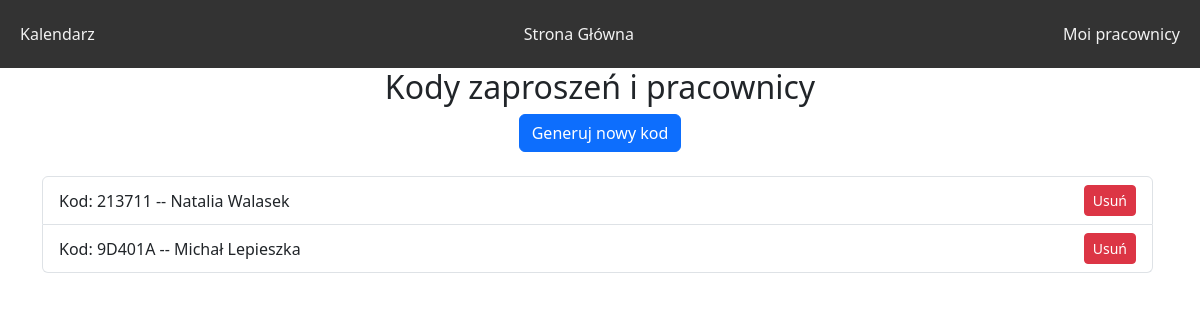
/schedule/workers_list/ (signed in), run on an earlier commit of the app's database.
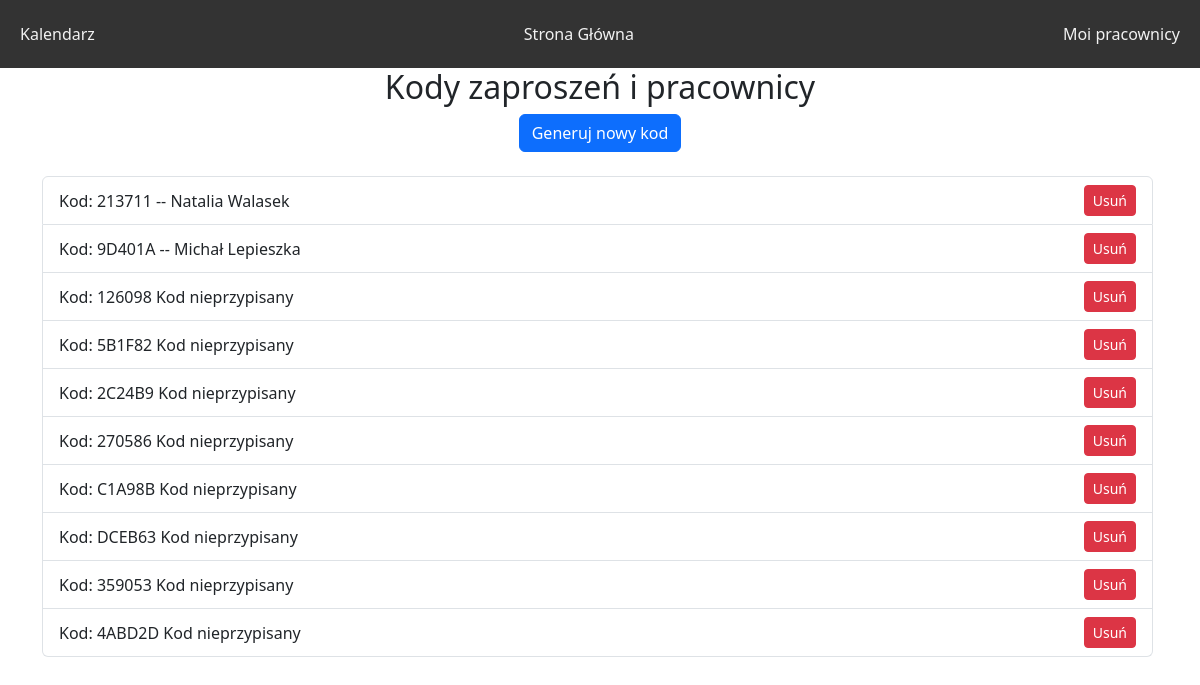
And on a later commit of the database.
### base/models.py (models this page shows, shortened)
class InvitationCode(models.Model):
    company = models.ForeignKey('Company', on_delete=models.CASCADE, blank=True, null=True)
    user = models.ForeignKey(User, on_delete=models.CASCADE, blank=True, null=True)
    code = models.CharField(max_length=6)
    is_used = models.BooleanField(default=False)

### schedule/views.py (the view, shortened to what this page needs)
# urls.py: path('workers_list/', WorkersView.as_view(), name='workers_view'),
class WorkersView(ListView, LoginRequiredMixin):
    model = InvitationCode
    template_name = 'schedule/workers_list.html'
    context_object_name = 'codes'
    @method_decorator(check_user_able_to_see_page)
    def dispatch(self, *args, **kwargs):
        return super().dispatch(*args, **kwargs)
    def get_queryset(self):
        company = get_object_or_404(Company, owner=self.request.user)
        return InvitationCode.objects.filter(company=company).select_related('user')
    def get_context_data(self, **kwargs):
        context = super().get_context_data(**kwargs)
        context['show_generate_code_button'] = True
        return context

### schedule/templates/schedule/workers_list.html (shortened to what this page needs)
{% extends 'schedule/base.html' %}
{% block content %}
<div class="container text-center">
  <h2>Kody zaproszeń i pracownicy</h2>
  {% if show_generate_code_button %}
  <form method="post" class="mb-4">
    <button type="submit" class="btn btn-primary">Generuj nowy kod</button>
  </form>
  {% endif %}
  <ul class="list-group">
    {% for code in codes %}
      <li class="list-group-item d-flex justify-content-between align-items-center">
        Kod: {{ code.code }}
        {% if code.user %}
          -- {{ code.user.first_name }} {{ code.user.last_name }}
        {% else %}
          Kod nieprzypisany
        {% endif %}
        <a href="{% url 'schedule:worker_delete' code.id %}" class="btn btn-danger btn-sm">Usuń</a>
      </li>
    {% endfor %}
  </ul>
</div>
{% endblock %}

What changed in the data, as far as the page shows it:
added InvitationCode: code "126098", shows "Kod nieprzypisany"
added InvitationCode: code "5B1F82", shows "Kod nieprzypisany"
added InvitationCode: code "2C24B9", shows "Kod nieprzypisany"
added InvitationCode: code "270586", shows "Kod nieprzypisany"
added InvitationCode: code "C1A98B", shows "Kod nieprzypisany"
added InvitationCode: code "DCEB63", shows "Kod nieprzypisany"
added InvitationCode: code "359053", shows "Kod nieprzypisany"
added InvitationCode: code "4ABD2D", shows "Kod nieprzypisany"
